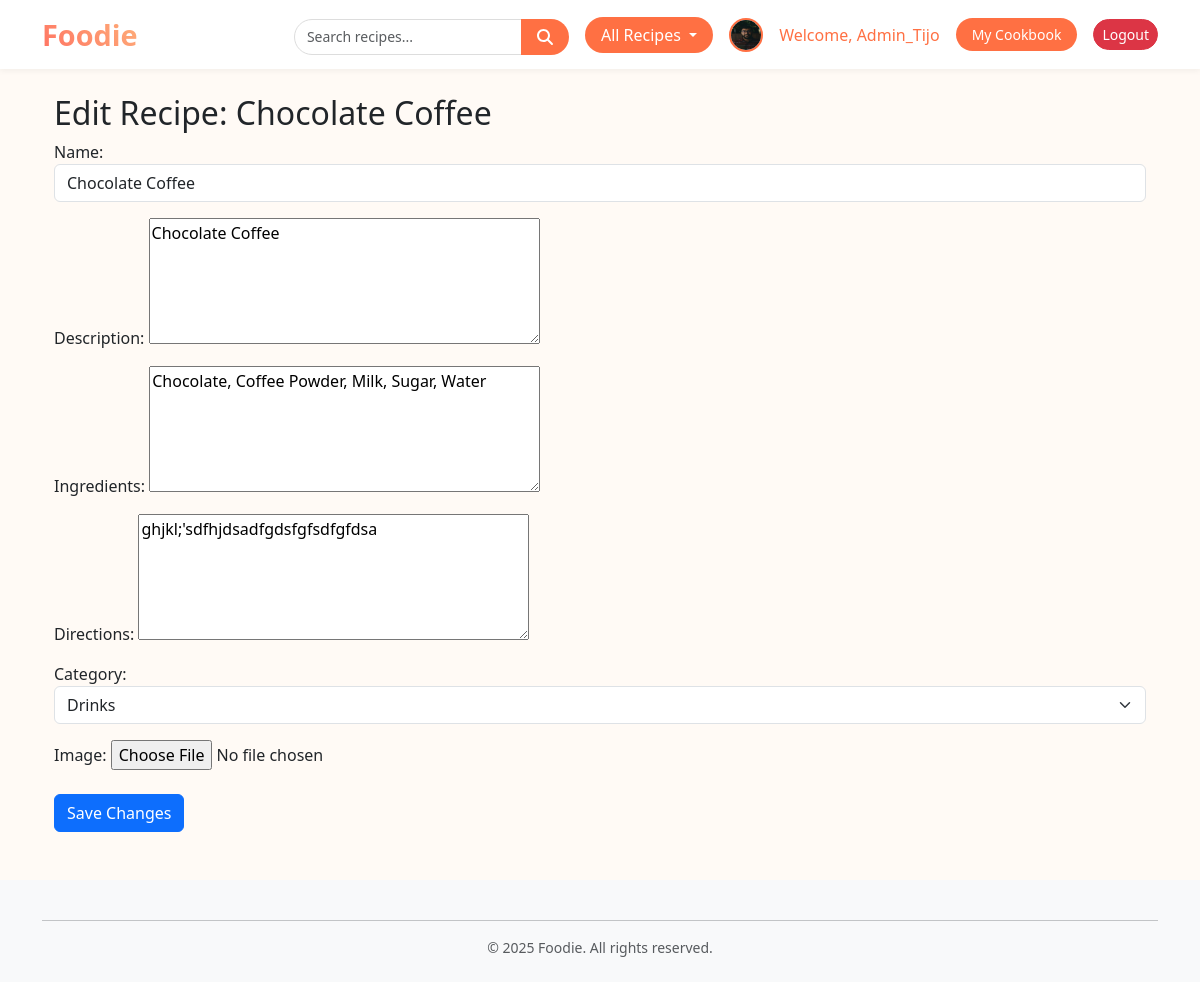
The app's page /recipes/recipe/1/edit/ (signed in) with its own data.
### accounts/models.py (models this page shows, shortened)
class UserProfile(models.Model):
    user = models.OneToOneField(
        User,
        on_delete=models.CASCADE,
        related_name='profile'
    )
    bio = models.TextField(blank=True, null=True)
    date_created = models.DateTimeField(auto_now_add=True)
    profile_photo = models.ImageField(
        upload_to='profile/',
        blank=True,
        null=True
    )

### recipes/models.py (models this page shows, shortened)
class Recipe(models.Model):
    name = models.CharField(max_length=100)
    description = models.TextField(null=True, blank=True)
    ingredients = models.TextField()
    directions = models.TextField()
    date_added = models.DateTimeField(auto_now_add=True, null=True, blank=True)
    category = models.ForeignKey(Category, on_delete=models.CASCADE)
    image = models.ImageField(
        upload_to='recipe_images/',  # path inside media folder
        null=True,                   # optional
         blank=True )
    user = models.ForeignKey(User, on_delete=models.CASCADE, related_name='recipes', null=True, default=1)
    favorited_by = models.ManyToManyField(
        User,
        related_name="favorite_recipes",
        blank=True
    )
    class Meta:
        ordering = ['date_added']

### foodie_app/models.py (models this page shows)
class Category(models.Model):
    name = models.CharField(max_length=100)
    date_added = models.DateTimeField(auto_now_add=True)  # New field
    class Meta:
        verbose_name = "Category"
        ordering = ['name']   # default order by name ascending
    def __str__(self):
        return self.name

### recipes/views.py (the view)
# urls.py: path('recipe/<int:recipe_id>/edit/', views.edit_recipe, name='edit_recipe'),
@login_required
def edit_recipe(request, recipe_id):
    recipe = get_object_or_404(Recipe, id=recipe_id)
    if not (request.user == recipe.user or request.user.is_superuser):
        return HttpResponseNotAllowed()  # Could also use HttpResponseForbidden()
    if request.method == 'POST':
        form = RecipeForm(request.POST, request.FILES, instance=recipe)
        if form.is_valid():
            form.save()
            return redirect('recipes:recipe_detail', recipe_id=recipe.id)
    else:
        form = RecipeForm(instance=recipe)  # Prepopulate form with existing data
    context = {'form': form, 'recipe': recipe}
    return render(request, 'recipes/recipe_form.html', context)

### recipes/forms.py
class SearchForm(forms.Form):
    query = forms.CharField(
        label='',
        widget=forms.TextInput(attrs={
            'placeholder': 'Search recipes',
            'class': 'form-control me-2'  # Bootstrap class for styling
        })
    )

### foodie_app/forms.py
class RecipeForm(forms.ModelForm):
    class Meta:
        model = Recipe
        fields = ['name', 'description', 'ingredients', 'directions', 'category', 'image']
        widgets = {
            'name': forms.TextInput(attrs={
                'class': 'form-control',   # for CSS styling (e.g., Bootstrap)
                'placeholder': 'Recipe Title'
            }),
            'description': forms.Textarea(attrs={
                'placeholder': 'Description',
                'rows': 5
            }),
            'ingredients': forms.Textarea(attrs={
                'placeholder': 'Ingredients',
                'rows': 5
            }),
            'directions': forms.Textarea(attrs={
                'placeholder': 'Directions',
                'rows': 5
            }),
            'category': forms.Select(attrs={
                'class': 'form-select'
            })
        }

### recipes/context_processors.py (called while the page is built)
def search_form(request):
    return {'search_form': SearchForm()}

### recipes/templates/recipes/recipe_form.html
{% extends 'base.html' %} {% block content %} {% load static %}
<div class="container mt-4">
  <h2>Edit Recipe: {{ recipe.name }}</h2>
  <form method="post" enctype="multipart/form-data">
    {% csrf_token %} {{ form.as_p }}
    <button type="submit" class="btn btn-primary mt-2">Save Changes</button>
  </form>
</div>
{% endblock %}

### templates/base.html (shortened to what this page needs)
{% load static %} {% load django_bootstrap5 %}
<!DOCTYPE html>
<html lang="en">
  <head>
    {% bootstrap_css %}
    <link
      href="https://cdnjs.cloudflare.com/ajax/libs/font-awesome/6.5.0/css/all.min.css"
      rel="stylesheet"
    />
  </head>
  <body>
    <header>
      <nav class="navbar navbar-expand-lg navbar-light fixed-top">
        <div class="container">
          <a class="navbar-brand" href="{% url 'foodie_app:index' %}">Foodie</a>
          <div class="collapse navbar-collapse" id="mainNav">
            <ul class="navbar-nav ms-auto">
              <li class="nav-item">
                <form
                  class="d-flex navbar-search ms-2"
                  action="{% url 'recipes:search_results' %}"
                  method="get"
                >
                  <div class="input-group">
                    <input
                      type="text"
                      name="query"
                      class="form-control form-control-sm search-input"
                      mt-3px
                      placeholder="Search recipes..."
                      value="{{ request.GET.query }}"
                    />
                    <button class="btn btn-foodie" type="submit">
                      <i class="fa fa-search"></i>
                    </button>
                  </div>
                </form>
              </li>
              <li class="nav-item dropdown">
                {% if user.is_authenticated %}
                <a
                  class="btn btn-foodie dropdown-toggle mx-2"
                  href="#"
                  id="recipesDropdown"
                  role="button"
                  data-bs-toggle="dropdown"
                  aria-expanded="false"
                >
                  All Recipes
                </a>
                {% endif %}
              </li>
              {% if user.is_authenticated %}
              <li class="nav-item d-flex align-items-center">
                {% if user.profile.profile_photo %}
                <img
                  src="{{ user.profile.profile_photo.url }}"
                  alt="profile photo"
                  style="
                    width: 34px;
                    height: 34px;
                    border-radius: 50%;
                    margin-right: 8px;
                    border: 2px solid #ff7043;
                  "
                />
                {% endif %}
              </li>
              <li class="nav-item d-flex align-items-center">
                <span class="navbar-text">
                  Welcome,
                  <a href="{% url 'accounts:edit_user_profile' %}"
                    >{{ user.username }}</a
                  >
                </span>
              </li>
              <li class="nav-item">
                <a
                  class="btn btn-foodie btn-sm mx-2"
                  href="{% url 'recipes:favorite_recipes' %}"
                  >My Cookbook</a
                >
              </li>
              <li class="nav-item d-flex align-items-center">
                <form
                  method="post"
                  action="{% url 'accounts:logout' %}"
                  class="d-inline"
                >
                  <button type="submit" class="btn btn-danger btn-sm">
                    Logout
                  </button>
                </form>
              </li>
              {% endif %}
            </ul>
          </div>
        </div>
      </nav>
    </header>
    <main class="container mt-4">
      {% block content %} {% endblock content %}
    </main>
    <footer class="bg-light mt-5">
  <div class="container py-4 text-center">
    <hr class="mb-3">
    <p class="mb-0 small text-muted">&copy; 2025 Foodie. All rights reserved.</p>
  </div>
</footer>
  </body>
</html>

### templates/base.html (style rules this page uses)
body { padding-top: 70px; background-color: #fffaf5; font-family: "Segoe UI", sans-serif; }
footer p { margin: 0; }
.navbar { background-color: #ffffff !important; box-shadow: 0 2px 6px rgba(0, 0, 0, 0.05); }
.navbar-brand { font-weight: bold; font-size: 1.8rem; background: linear-gradient(45deg, #ff6f61, #feb47b); -webkit-background-clip: text; -webkit-text-fill-color: transparent; }
.navbar-nav { display: flex; align-items: center; gap: 0.5rem; }
.btn-foodie { background-color: #ff7043; color: white !important; border: none; border-radius: 20px; padding: 6px 16px; transition: background-color 0.3s ease; }
.btn-danger { border-radius: 20px; }
.navbar-text { font-weight: 500; color: #ff7043; }
.navbar-text a { color: #ff7043; text-decoration: none; }
.search-input { border-radius: 20px; border: 1px solid #ddd; padding: 6px 12px; outline: none; transition: border-color 0.3s ease, box-shadow 0.3s ease; }
.navbar-search { margin-top: 4px; }

### records on screen
Recipe: name "Chocolate Coffee", description "Chocolate Coffee", ingredients "Chocolate, Coffee Powder, Milk, Sugar, Water", directions "ghjkl;'sdfhjdsadfgdsfgfsdfgfdsa", category "Drinks"

### other values on screen
{{ user.username }} "Admin_Tijo"
